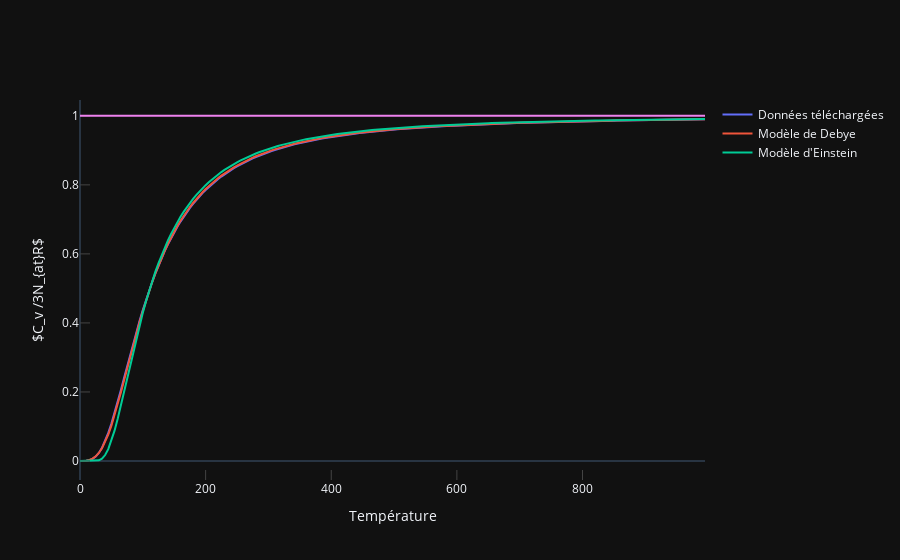

Notebook cell for this chart:
### Code cell
fig = go.Figure()
scatterData = go.Scatter(x=temperatures, y=ph_cv, name='Données téléchargées')
scatterDebye = go.Scatter(x=temperatures, y=Cv_D, name='Modèle de Debye')
scatterEinstein = go.Scatter(x=temperatures, y=Cv_E, name="Modèle d'Einstein")
fig.add_trace(scatterData)
fig.add_trace(scatterDebye)
fig.add_trace(scatterEinstein)
fig.add_hline(y=1, line_width=2, line_color="violet")
fig.update_layout(
    xaxis={'mirror': True, 'showgrid': False, 'ticks': 'inside', 'ticklen': 10},
    yaxis={'mirror': True, 'showgrid': False, 'ticks': 'inside', 'ticklen': 10},
    xaxis_title="Température",
    yaxis_title="$C_v /3N_{at}R$",
)
fig.show()

### Figure 1 — Plotly figure (JSON) as saved in the notebook; plotly's stock layout.template omitted (floating-point values rounded to 4 significant figures; data arrays with more than 128 entries replaced by an {"elided": "..."} marker saying what was removed)
{"data": [{"name": "Données téléchargées", "x": {"elided": "200 int values"}, "y": {"elided": "200 float values"}, "type": "scatter"}, {"name": "Modèle de Debye", "x": {"elided": "200 int values"}, "y": {"elided": "200 float values"}, "type": "scatter"}, {"name": "Modèle d'Einstein", "x": {"elided": "200 int values"}, "y": {"elided": "200 float values"}, "type": "scatter"}], "layout": {"shapes": [{"line": {"color": "violet", "width": 2}, "type": "line", "x0": 0, "x1": 1, "xref": "x domain", "y0": 1, "y1": 1, "yref": "y"}], "xaxis": {"mirror": true, "showgrid": false, "ticks": "inside", "ticklen": 10, "title": {"text": "Température"}}, "yaxis": {"mirror": true, "showgrid": false, "ticks": "inside", "ticklen": 10, "title": {"text": "$C_v /3N_{at}R$"}}}}
